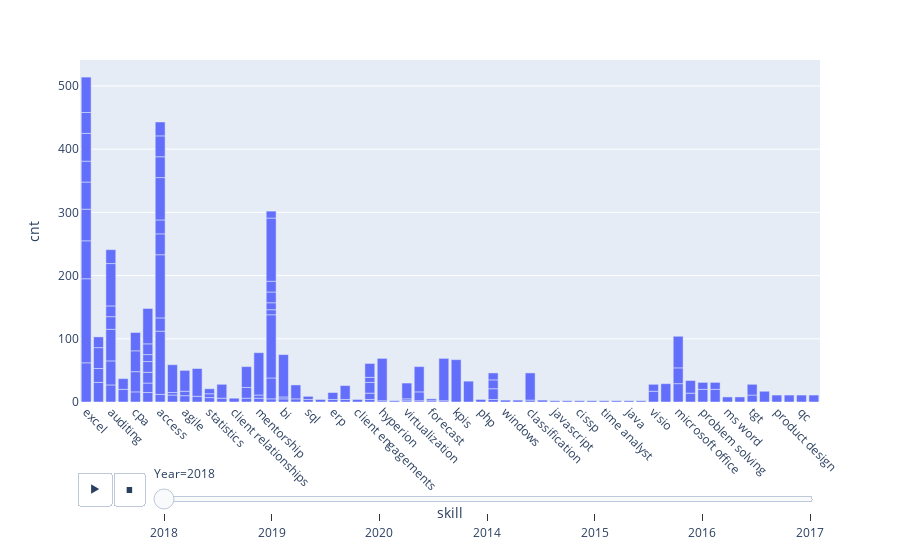

Notebook cell for this chart:
### Code cell
# Visualizing Skills
df_skills_top["Year"] = df_skills_top["Year"].astype(str)

import plotly.express as px

fig = px.bar(df_skills_top, x="skill", y="cnt", animation_frame ='Year', barmode = 'group')
fig.update_layout(barmode='group', xaxis_tickangle=45)
fig.show()

### Figure 1 — Plotly figure (JSON) as saved in the notebook; plotly's stock layout.template omitted (floating-point values rounded to 4 significant figures; data arrays with more than 128 entries replaced by an {"elided": "..."} marker saying what was removed)
{"data": [{"alignmentgroup": "True", "hovertemplate": "Year=2018<br>skill=%{x}<br>cnt=%{y}<extra></extra>", "legendgroup": "", "marker": {"color": "#636efa"}, "name": "", "offsetgroup": "", "orientation": "v", "showlegend": false, "textposition": "auto", "type": "bar", "x": {"elided": "144 str values"}, "xaxis": "x", "y": {"elided": "144 int values"}, "yaxis": "y"}], "layout": {"barmode": "group", "legend": {"tracegroupgap": 0}, "margin": {"t": 60}, "sliders": [{"active": 0, "currentvalue": {"prefix": "Year="}, "len": 0.9, "pad": {"b": 10, "t": 60}, "steps": [{"args": [["2018"], {"frame": {"duration": 0, "redraw": true}, "fromcurrent": true, "mode": "immediate", "transition": {"duration": 0, "easing": "linear"}}], "label": "2018", "method": "animate"}, {"args": [["2019"], {"frame": {"duration": 0, "redraw": true}, "fromcurrent": true, "mode": "immediate", "transition": {"duration": 0, "easing": "linear"}}], "label": "2019", "method": "animate"}, {"args": [["2020"], {"frame": {"duration": 0, "redraw": true}, "fromcurrent": true, "mode": "immediate", "transition": {"duration": 0, "easing": "linear"}}], "label": "2020", "method": "animate"}, {"args": [["2014"], {"frame": {"duration": 0, "redraw": true}, "fromcurrent": true, "mode": "immediate", "transition": {"duration": 0, "easing": "linear"}}], "label": "2014", "method": "animate"}, {"args": [["2015"], {"frame": {"duration": 0, "redraw": true}, "fromcurrent": true, "mode": "immediate", "transition": {"duration": 0, "easing": "linear"}}], "label": "2015", "method": "animate"}, {"args": [["2016"], {"frame": {"duration": 0, "redraw": true}, "fromcurrent": true, "mode": "immediate", "transition": {"duration": 0, "easing": "linear"}}], "label": "2016", "method": "animate"}, {"args": [["2017"], {"frame": {"duration": 0, "redraw": true}, "fromcurrent": true, "mode": "immediate", "transition": {"duration": 0, "easing": "linear"}}], "label": "2017", "method": "animate"}], "x": 0.1, "xanchor": "left", "y": 0, "yanchor": "top"}], "updatemenus": [{"buttons": [{"args": [null, {"frame": {"duration": 500, "redraw": true}, "fromcurrent": true, "mode": "immediate", "transition": {"duration": 500, "easing": "linear"}}], "label": "&#9654;", "method": "animate"}, {"args": [[null], {"frame": {"duration": 0, "redraw": true}, "fromcurrent": true, "mode": "immediate", "transition": {"duration": 0, "easing": "linear"}}], "label": "&#9724;", "method": "animate"}], "direction": "left", "pad": {"r": 10, "t": 70}, "showactive": false, "type": "buttons", "x": 0.1, "xanchor": "right", "y": 0, "yanchor": "top"}], "xaxis": {"anchor": "y", "domain": [0, 1], "tickangle": 45, "title": {"text": "skill"}}, "yaxis": {"anchor": "x", "domain": [0, 1], "title": {"text": "cnt"}}}}
